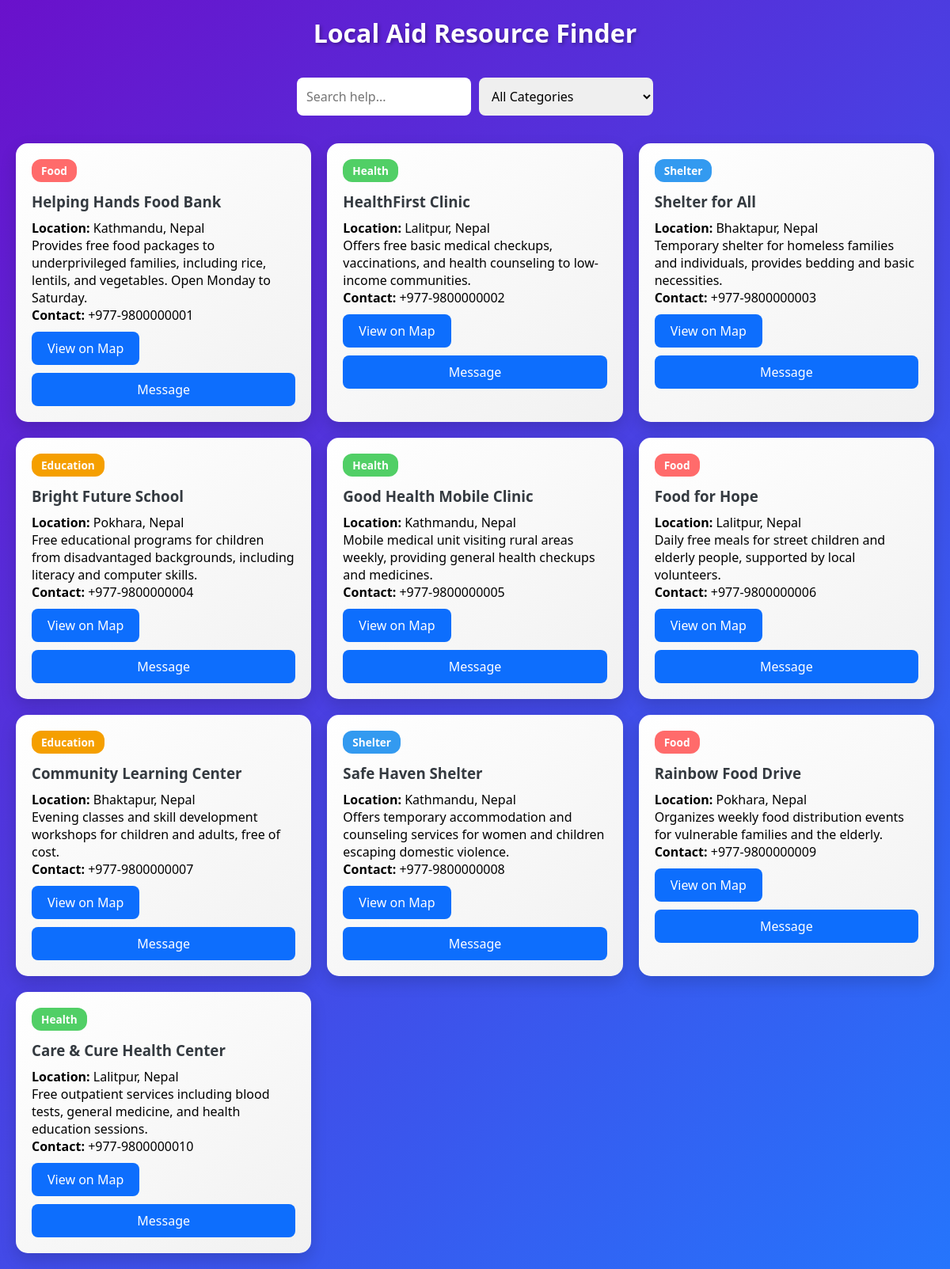
The page / on the database its author committed.
### tables this page shows
CREATE TABLE `resources` (
  `id` int(11) NOT NULL,
  `name` varchar(100) DEFAULT NULL,
  `category` varchar(50) DEFAULT NULL,
  `location` varchar(100) DEFAULT NULL,
  `description` text DEFAULT NULL,
  `contact` varchar(100) DEFAULT NULL
);

### index.php (the view, shortened to what this page needs)
<?php include 'includes/db.php'; ?>
<!DOCTYPE html>
<html>
<head>
    <link rel="stylesheet" href="assets/style.css">
</head>
<body>
<h1>Local Aid Resource Finder</h1>
<div class="filters">
    <input type="text" id="search" placeholder="Search help..." onkeyup="filterResources()">
    <select id="category" onchange="filterResources()">
        <option value="">All Categories</option>
    </select>
</div>
<div id="results">
<?php
$result = $conn->query("SELECT * FROM resources");
while ($row = $result->fetch_assoc()) {
    echo "<div class='card'>
            <span class='badge {$row['category']}'>{$row['category']}</span>
            <h3>{$row['name']}</h3>
            <p><b>Location:</b> {$row['location']}</p>
            <p>{$row['description']}</p>
            <p><b>Contact:</b> {$row['contact']}</p>
            <a target='_blank' href='https://www.google.com/maps/search/{$row['location']}'>View on Map</a>
            <a class='messageBtn' href='message.php?resource_id={$row['id']}' style='display:block; margin-top:10px; text-align:center; background:#0d6efd; color:white; padding:10px; border-radius:8px; text-decoration:none;'>Message</a>
          </div>";
}
?>
</div>
</body>
</html>

### assets/style.css (style rules this page uses)
* { margin: 0; padding: 0; box-sizing: border-box; font-family: 'Segoe UI', Tahoma, Geneva, Verdana, sans-serif; }
body { background: linear-gradient(135deg, #6a11cb, #2575fc); min-height: 100vh; padding: 20px; }
h1 { text-align: center; color: #fff; margin-bottom: 30px; text-shadow: 2px 2px 4px rgba(0,0,0,0.3); }
.filters { display: flex; justify-content: center; flex-wrap: wrap; margin-bottom: 30px; }
input, select { width: 220px; padding: 12px; margin: 5px; border-radius: 8px; border: none; font-size: 16px; transition: all 0.3s; }
#results { display: grid; grid-template-columns: repeat(auto-fit, minmax(280px, 1fr)); gap: 20px; }
.card { background: linear-gradient(145deg, #ffffff, #f1f1f1); border-radius: 15px; padding: 20px; box-shadow: 0 8px 20px rgba(0,0,0,0.15); transition: transform 0.3s, box-shadow 0.3s; position: relative; overflow: hidden; }
.card h3 { color: #343a40; margin-bottom: 10px; }
.badge { display: inline-block; padding: 5px 12px; border-radius: 12px; color: #fff; font-weight: 600; font-size: 0.85em; margin-bottom: 12px; }
.badge.Food { background: #ff6b6b; }
.badge.Health { background: #51cf66; }
.badge.Shelter { background: #339af0; }
.badge.Education { background: #f59f00; }
.card a { display: inline-block; text-decoration: none; background: #0d6efd; color: white; padding: 10px 20px; border-radius: 8px; transition: all 0.3s; font-weight: 500; margin-top: 10px; }

### rows shown on the page
resources: category "Food", name "Helping Hands Food Bank", location "Kathmandu, Nepal", description "Provides free food packages to underprivileged families, including rice, lentils, and vegetables. Open Monday to Saturday.", contact "+977-9800000001"
resources: category "Health", name "HealthFirst Clinic", location "Lalitpur, Nepal", description "Offers free basic medical checkups, vaccinations, and health counseling to low-income communities.", contact "+977-9800000002"
resources: category "Shelter", name "Shelter for All", location "Bhaktapur, Nepal", description "Temporary shelter for homeless families and individuals, provides bedding and basic necessities.", contact "+977-9800000003"
resources: category "Education", name "Bright Future School", location "Pokhara, Nepal", description "Free educational programs for children from disadvantaged backgrounds, including literacy and computer skills.", contact "+977-9800000004"
resources: category "Health", name "Good Health Mobile Clinic", location "Kathmandu, Nepal", description "Mobile medical unit visiting rural areas weekly, providing general health checkups and medicines.", contact "+977-9800000005"
resources: category "Food", name "Food for Hope", location "Lalitpur, Nepal", description "Daily free meals for street children and elderly people, supported by local volunteers.", contact "+977-9800000006"
resources: category "Education", name "Community Learning Center", location "Bhaktapur, Nepal", description "Evening classes and skill development workshops for children and adults, free of cost.", contact "+977-9800000007"
resources: category "Shelter", name "Safe Haven Shelter", location "Kathmandu, Nepal", description "Offers temporary accommodation and counseling services for women and children escaping domestic violence.", contact "+977-9800000008"
resources: category "Food", name "Rainbow Food Drive", location "Pokhara, Nepal", description "Organizes weekly food distribution events for vulnerable families and the elderly.", contact "+977-9800000009"
resources: category "Health", name "Care & Cure Health Center", location "Lalitpur, Nepal", description "Free outpatient services including blood tests, general medicine, and health education sessions.", contact "+977-9800000010"
